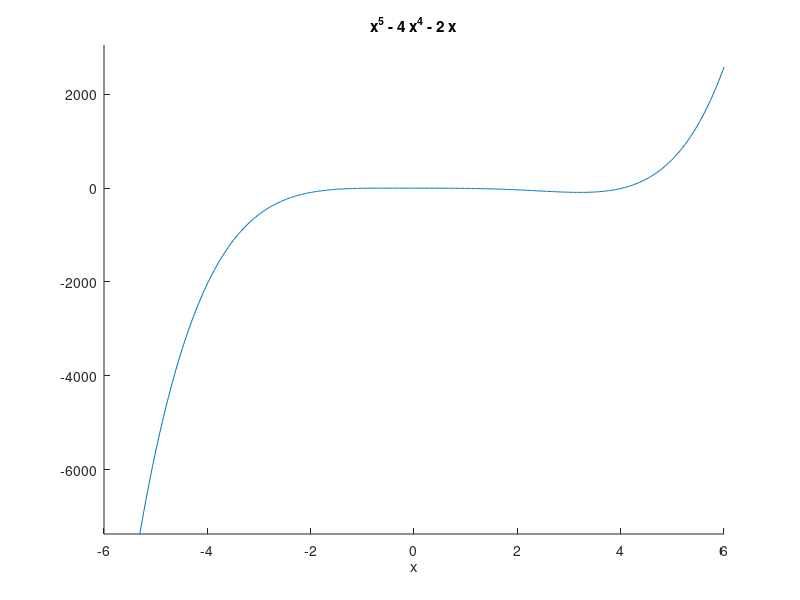

Write MATLAB code to recreate this figure. (Note: this script raises an error after producing the figure.)
clear all; close all;
f = @(x) x.^5 - 4*x.^4 - 2*x;
D = [- 6, 6];
hold on;
ezplot(f, D);

% Lagrange polynomial with 3 nodes
x = [-4; 0; 4];
p = lagrangePolynomial(x, f(x));
line1 = ezplot(p, D);
set(line1, 'Color', 'red');
plot(x, f(x), 'o', 'MarkerEdgeColor', 'r', 'MarkerSize', 10);

% Lagrange polynomial with 5 nodes
x = [-4; -2; 0; 2; 4];
p = lagrangePolynomial(x, f(x));
line2 = ezplot(p, D);
set(line2, 'Color', 'g');
disp('Click on any button to show the nodes for the other polynomial');
pause;
plot(x, f(x), 'o', 'MarkerEdgeColor', 'g', 'MarkerSize', 10);

hold off;